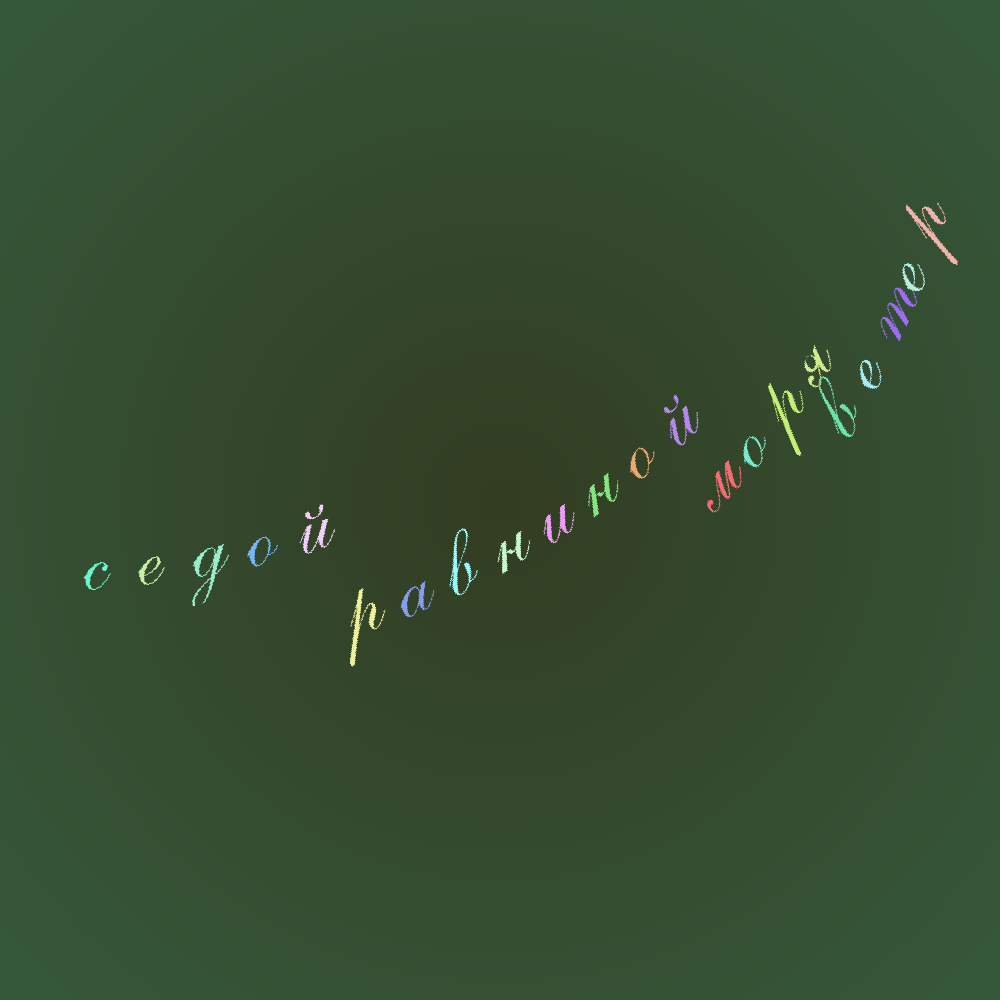

This chart was generated by the following Python code:

# import database
# from crud import create_config, get_config, get_config_last
import uuid
import PIL
import os, math
from PIL import Image
from PIL import ImageFont, ImageDraw, ImageOps, ImageColor
from numpy import pi, random, sin, cos
fonts_dir="cyr_fonts"

use_db = False
fonts = []
captcha_file_path = None
image_size = (1000,1000)
font_size_limit = (70, 100)
offsets={'offset':100, 'x_offset':100, 'y_offset':500}
hsv = {'s_back': (0.1, 0.3),
        'v_back': (0.1, 0.3),
        's_font': (0.65, 0.9),
        'v_font': (0.65, 0.9)
        }

captcha_texts = '''Над седой равниной моря ветер тучи собирает. Между тучами и морем гордо реет Буревестник, черной молнии подобный.
То крылом волны касаясь, то стрелой взмывая к тучам, он кричит, и — тучи слышат радость в смелом крике птицы.
В этом крике — жажда бури! Силу гнева, пламя страсти и уверенность в победе слышат тучи в этом крике.
Чайки стонут перед бурей, — стонут, мечутся над морем и на дно его готовы спрятать ужас свой пред бурей.
И гагары тоже стонут, — им, гагарам, недоступно наслажденье битвой жизни: гром ударов их пугает.
Глупый пингвин робко прячет тело жирное в утесах… Только гордый Буревестник реет смело и свободно над седым от пены морем!
Все мрачней и ниже тучи опускаются над морем, и поют, и рвутся волны к высоте навстречу грому.
Гром грохочет. В пене гнева стонут волны, с ветром споря. Вот охватывает ветер стаи волн объятьем крепким и бросает их с размаху в дикой злобе на утесы, разбивая в пыль и брызги изумрудные громады.
Буревестник с криком реет, черной молнии подобный, как стрела пронзает тучи, пену волн крылом срывает.
Вот он носится, как демон, — гордый, черный демон бури, — и смеется, и рыдает… Он над тучами смеется, он от радости рыдает!
В гневе грома, — чуткий демон, — он давно усталость слышит, он уверен, что не скроют тучи солнца, — нет, не скроют!
Ветер воет… Гром грохочет…
Синим пламенем пылают стаи туч над бездной моря. Море ловит стрелы молний и в своей пучине гасит. Точно огненные змеи, вьются в море, исчезая, отраженья этих молний!
— Буря! Скоро грянет буря!
Это смелый Буревестник гордо реет между молний над ревущим гневно морем; то кричит пророк победы:
— Пусть сильнее грянет буря!..'''

def some_text(songs):
    songs = songs.replace("\n", " ")
    songs = songs.replace("— ", "—")
    texts = songs.split(" ")
    return texts
    
def get_three_words(texts:list, words=3):
    len_ = len(texts)
    rand = random.randint(0,len_ - (words-1))
    return texts[rand:rand + words]


def get_all_fonts(fonts_dir="cyr_fonts"):
    fonts = []
    for dirpath, dirnames, filenames in os.walk(fonts_dir):
        # перебрать каталоги
        # for dirname in dirnames:
            # print("Каталог:", os.path.join(dirpath, dirname))
        # перебрать файлы
        for filename in filenames:
            fonts.append(os.path.join(dirpath, filename))
    return fonts    

def create_base_image(name='base.jpg', opacity=255, save=False, imgsize=(250, 250), mode='RGB', inner_сolor = [80, 80, 255], outer_сolor = [0, 0, 80]):
    '''
    Это будет код для круглого градиента:
    Для каждого пикселя он устанавливает значения красного, зеленого и синего где-то между innerColor и outerColor в зависимости от расстояния от пикселя до центра.

    imgsize = (250, 250) #The size of the image
    innerColor = [80, 80, 255] #Color at the center
    outerColor = [0, 0, 80] #Color at the corners

    '''
    image = Image.new(mode, imgsize) #Create the image

    for y in range(imgsize[1]):
        for x in range(imgsize[0]):

            #Find the distance to the center
            distanceToCenter = math.sqrt((x - imgsize[0]/2) ** 2 + (y - imgsize[1]/2) ** 2)

            #Make it on a scale from 0 to 1
            distanceToCenter = float(distanceToCenter) / (math.sqrt(2) * imgsize[0]/2)

            #Calculate r, g, and b values
            r = outer_сolor[0] * distanceToCenter + inner_сolor[0] * (1 - distanceToCenter)
            g = outer_сolor[1] * distanceToCenter + inner_сolor[1] * (1 - distanceToCenter)
            b = outer_сolor[2] * distanceToCenter + inner_сolor[2] * (1 - distanceToCenter)


            #Place the pixel        
            image.putpixel((x, y), (int(r), int(g), int(b), opacity))
    if save:
        image.save(name)
    return image


def random_color(op=255, not_this=None):
    diff = 0
    i=0
    while (diff < 30):
        a = random.randint(0, 255)
        b = random.randint(0, 255)
        c = random.randint(0, 255)
        if not_this is not None:    
            diff = abs(a-not_this[0]) + abs(b-not_this[1]) + abs(c-not_this[2])
            if diff < 70:
                print('not now')
            if i>3:
                break
        else:
            break
    return (a,b,c, op)


def rand_float(hue0, hue1):
    r = random.random()
    return r * abs(hue1 - hue0) + min(hue0, hue1)

def random_color_hue(s0, v0, simple=False):
    color = random.randint(0, 360)
    
    s = rand_float(*s0)
    v = rand_float(*v0)
    if simple:
        return (color, s, v)
        
    return f'hsl({color}, {s*100}%, {v*100}%)'

def hsv2rgb(hsv):
    return ImageColor.getrgb(hsv)

def rad(alpha):
    return pi * ((alpha % 180)/180)
    
def normalize(alpha, value=0.25):
    return sin(rad(alpha)) + value


    # {'s_back':s_back, 'v_back':v_back, 's_font':s_font, 'v_font':v_font}
def gen_captcha(save=True, use_db=False, conf={'type':'last'}, fonts=fonts, captcha_texts=captcha_texts, words=4, offsets=offsets, hsv=hsv, image_size=image_size, font_size_limit=font_size_limit ):    
    """
    генератор капчи


    Args:
        save (bool, optional): указывает, нужно сохранять капчу на диск или показывать в просмотровщике изображений. Defaults to True.
        fonts ([type], optional): список имен(относительных путей к) шрифтов. Defaults to fonts.
        captcha_texts ([type], optional): большая простыня текста, из которой выбирается случайно номер слова, которое затем идет в капчагенератор. Defaults to songs.
        words (int, optional): количество слов в одной капче, выбирается из переменной выше начиная от случайного значения, дальше подряд . Defaults to 4.
        offset (int, optional): смещения для каждого слова. Defaults to 100.
        x_offset (int, optional): смещение картинки по х. Defaults to 100.
        y_offset (int, optional): смещение картинки капчи по у. Defaults to 500.
        s_back ([type], optional): сатурация фона из модели картинок hsv, значение - словарь от и до. Defaults to s_back.
        v_back ([type], optional): яркость фона из модели картинок hsv, значение - словарь от и до. Defaults to v_back.
        s_font ([type], optional): сатурация шрифта из модели картинок hsv, значение - словарь от и до. Defaults to s_font.
        v_font ([type], optional): яркость шрифта из модели картинок hsv, значение - словарь от и до. Defaults to v_font.
        im_w ([type], optional): ширина шрифта. Defaults to im_w.
        im_h ([type], optional): высота шрифта. Defaults to im_h.

    Returns:
        [type]: возвращает объект картинки, словарь параметров шрифта и словарь параметров капчи
    """    
 
    if use_db:
        import crud, database
        if conf['type'] == 'last':
            config = crud.get_config_last(database.db)
    
    # fone = ImageColor.getrgb('white')
    # text_c = (0,0,0,255)
    # im = Image.new('RGB', (im_w, im_h), color=fone) 
    # gr_color1 = random_color()
    font_path = fonts[random.randint(0,len(fonts))]
    font_size = random.randint(*font_size_limit)
    font = ImageFont.truetype(font_path, font_size)
    width, height = font.getsize('Iq')
    
    uu = uuid.uuid4()

    gr_color1 = hsv2rgb(random_color_hue(hsv['s_back'], hsv['v_back']))
    # gr_color1
    gr_color2 = hsv2rgb(random_color_hue(hsv['s_back'], hsv['v_back']))
    im = create_base_image(imgsize=image_size, inner_сolor=gr_color1, outer_сolor=gr_color2)
    song_list = some_text(captcha_texts)
    # song_list
    texts = get_three_words(song_list, words)
    # print(texts)
    draw1 = ImageDraw.Draw(im)
    # draw1.text((0, 0), text='astramariy cerevbor crush', font=font, fill=random_color_hue(s_font, v_font))
    i = 3
    j = 0
    for text in texts:
        # i=1
        for t in text:
            image2 = Image.new('RGBA', (width, height), (255, 255, 255, 0))
            draw2 = ImageDraw.Draw(image2)
            font_color = hsv2rgb(random_color_hue(hsv['s_font'], hsv['v_font']))
            draw2.text((0, 0), text=t, font=font, fill=font_color)
            alpha = 3*i
            image2 = image2.rotate(alpha, expand=1)
            # divided_width = 1.5
            # divided_height = (normalize(alpha))*4
            # divided_by = 9
            # px, py = int( im_w * sin(alpha*pi/180)/divided_width)-1, int(im_h * cos(alpha*pi/180)/divided_height)-200
            px = int(image_size[0] * sin(alpha*pi/180)) - offsets['x_offset'] 
            py = int(image_size[1] * cos(alpha*pi/180)) - offsets['y_offset']
            # px, py = width, height
            sx, sy = image2.size
            # sx =sx//2
            sy =sy
            im.paste(image2, (px, py + j * offsets['offset'], px + sx, py + j * offsets['offset'] + sy), image2)
            i += 1
        j += 1
    if save:
        im.save('image1.png')
    else:
        im.show()
    save_last((texts, uu), (font_path, font_size), im)
    
    return (im, (texts, uu), (font_path, font_size))

def init(fonts_dir='cyr_fonts', use_db=False, captcha_texts=captcha_texts, captcha_file_path=None, offsets=offsets, hsv=hsv, image_size=image_size):
    """инициализатор

    Args:
        fonts_dir (str, optional): папка со шрифтами. Defaults to 'cyr_fonts'.
        font_min (int, optional): минимальный размер шрифта. Defaults to 70.
        font_max (int, optional): максимальный размер шрифта. Defaults to 100.
        fonts ([type], optional): список имен(относительных путей к) шрифтов. Defaults to fonts.
        captcha_texts ([type], optional): большая простыня текста, из которой выбирается случайно номер слова, которое затем идет в капчагенератор. Defaults to songs.
        s_back ([type], optional): сатурация фона из модели картинок hsv, значение - словарь от и до. Defaults to s_back.
        v_back ([type], optional): яркость фона из модели картинок hsv, значение - словарь от и до. Defaults to v_back.
        s_font ([type], optional): сатурация шрифта из модели картинок hsv, значение - словарь от и до. Defaults to s_font.
        v_font ([type], optional): яркость шрифта из модели картинок hsv, значение - словарь от и до. Defaults to v_font.
        im_w ([type], optional): ширина шрифта. Defaults to im_w.
        im_h ([type], optional): высота шрифта. Defaults to im_h.
    """    
    if captcha_texts is not None:
        globals()['captcha_texts']  = captcha_texts
    if captcha_file_path is not None:
        globals()['captcha_file_path'] = captcha_file_path
        
    globals()['fonts']  = get_all_fonts(fonts_dir)
    globals()['image_size'] = image_size
    globals()['font_size_limit'] = font_size_limit
    globals()['hsv'] = hsv
    
    if use_db:
        import crud
        conf = crud.create_config(offsets, hsv, image_size, fonts_dir, captcha_texts, captcha_file_path, font_size_limit)
        

def save_last(captcha_prop, font_prop, im):
    globals()['captcha_prop'] = captcha_prop
    globals()['font_prop'] = font_prop
    globals()['im'] = im
    
def get_last():
    captcha_prop = globals()['captcha_prop']
    font_prop =  globals()['font_prop']
    im = globals()['im'] 
    return captcha_prop, font_prop, im
    

def show_img(use_db=False, fonts=fonts, captcha_texts=captcha_texts, hsv=hsv, image_size=image_size, offsets=offsets):
    y_off, x_off, gen_off = offsets['y_offset'], offsets['x_offset'], offsets['offset']
    offsets0 = {'y_offset': 400, 'x_offset': x_off, 'offset': gen_off}
    if len(fonts) == 0:
        fonts = get_all_fonts(fonts_dir)
    # print('fonts= ', fonts)
    im, captcha_prop, font_prop = gen_captcha(save=False, fonts=fonts, hsv=hsv, image_size=image_size, captcha_texts=captcha_texts, offsets=offsets0 )
    return im, captcha_prop, font_prop


def run(use_db=False, fonts=fonts, captcha_texts=captcha_texts, hsv=hsv, image_size=image_size, offsets=offsets):
    y_off, x_off, gen_off = offsets['y_offset'], offsets['x_offset'], offsets['offset']
    offsets0 = {'y_offset': 400, 'x_offset': x_off, 'offset': gen_off}
    if len(fonts) == 0:
        fonts = get_all_fonts(fonts_dir)
    im, captcha_prop, font_prop = gen_captcha(save=True, fonts=fonts, captcha_texts=captcha_texts, offsets=offsets0 )
    # im, captcha_prop, font_prop = gen_captcha(save=True, fonts=fonts, captcha_texts=songs, words=4, offset = 100, s_back=s_back, x_offset=100, y_offset=500, v_back=v_back, s_font=s_font, v_font=v_font, im_w=im_w, im_h=im_h )
    return im, captcha_prop, font_prop

init()

show_img()
im, captcha_prop, font_prop = gen_captcha(save=False, fonts=fonts, hsv=hsv, image_size=image_size, captcha_texts=captcha_texts, offsets=offsets )
